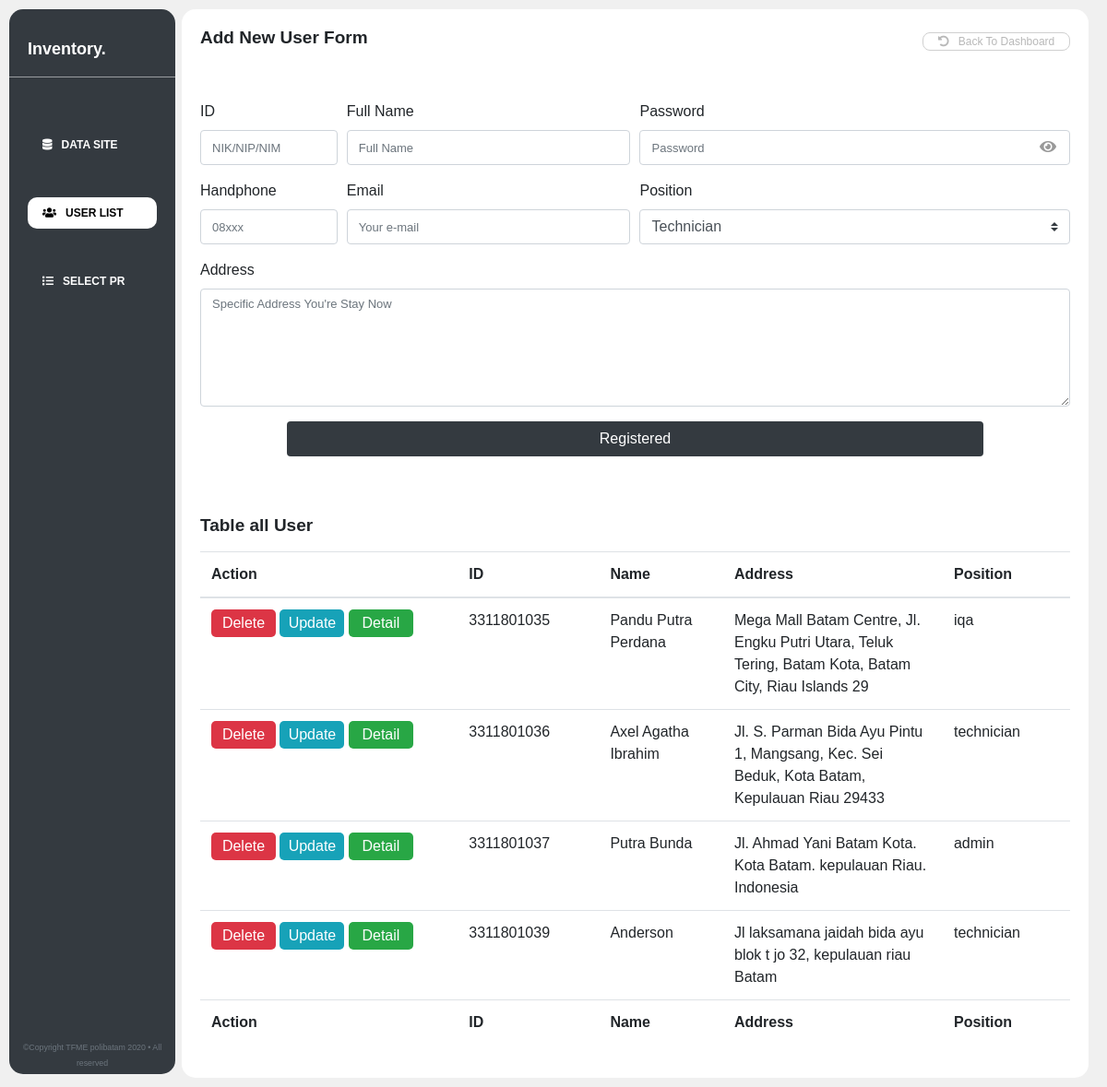
Page /admin/add-user.php on the earlier database version.
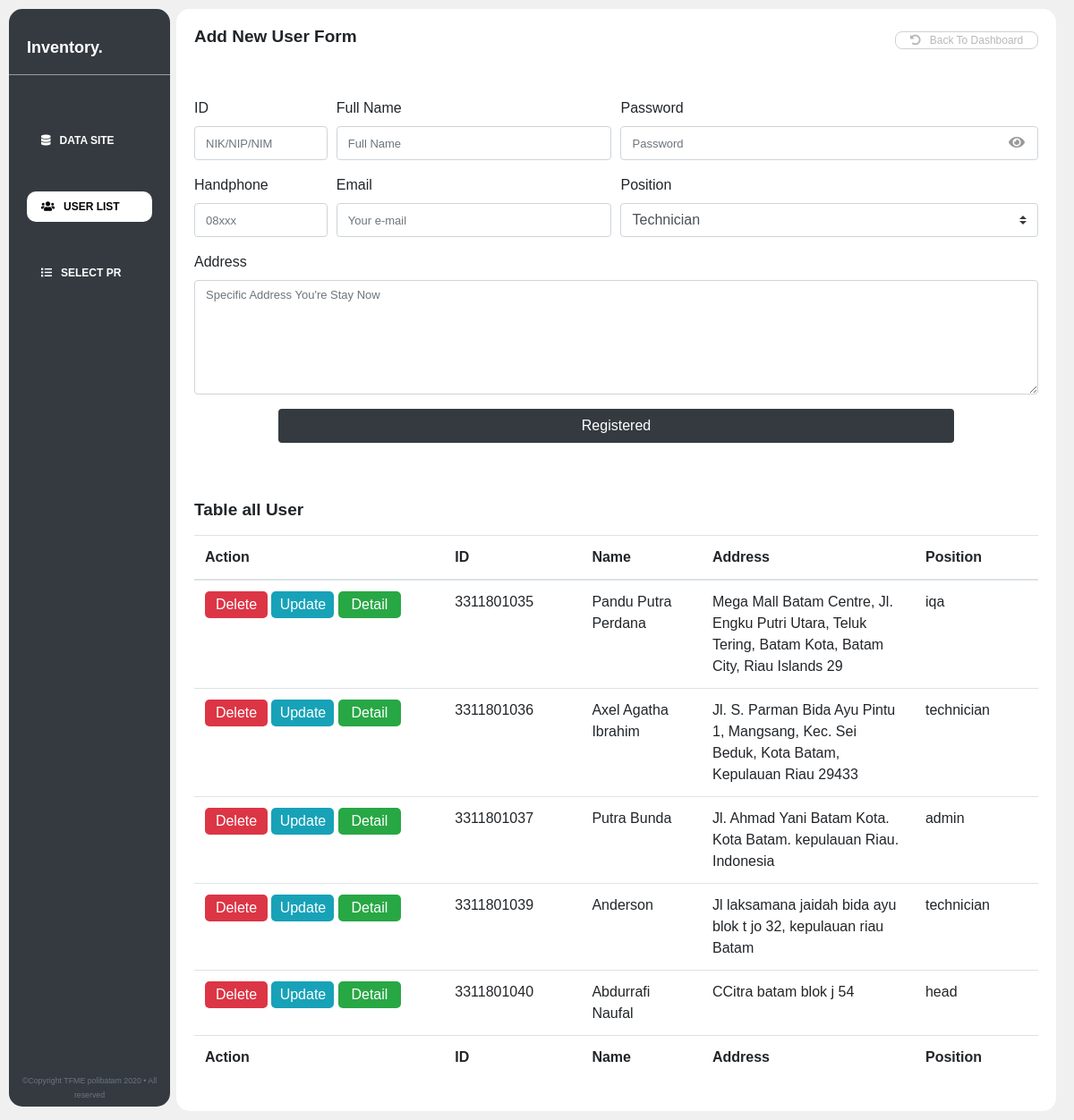
Same page on the later database version.
### tables this page shows
CREATE TABLE `user` (
  `id_user` varchar(15) NOT NULL,
  `name` varchar(50) NOT NULL,
  `password` varchar(100) NOT NULL,
  `handphone` varchar(30) NOT NULL,
  `email` varchar(50) NOT NULL,
  `position` enum('technician','admin','head','iqa') NOT NULL,
  `address` varchar(100) NOT NULL
);

### admin/add-user.php (the view, shortened to what the changed rows need)
<?php
    require "../config/config.php";
    $query = mysqli_query($conn, "SELECT * FROM user");
?>
<!doctype html>
<html lang="en">
<head>
    <link rel="stylesheet" href="https://maxcdn.bootstrapcdn.com/bootstrap/4.0.0/css/bootstrap.min.css"
>
    <link rel="stylesheet" href="../css/add-user.css">
    <link rel="stylesheet" href="https://cdnjs.cloudflare.com/ajax/libs/font-awesome/5.14.0/css/all.min.css">
    <link rel="stylesheet" href="../swal2/dist/sweetalert2.min.css">
    <link rel="stylesheet" href="https://cdn.datatables.net/1.10.22/css/dataTables.bootstrap4.min.css">
</head>
<body>
    <div class="grid">
        <div class="konten">
            <div class="box">
                <div class="content">
                    <div class="kepala">
                        <h1>Add New User Form</h1>
                    </div>
                </div>
                <div class="content content-bottom">
                    <div class="kepala">
                        <h1>Table all User</h1>
                    </div>
                    <div class="table-responsive-sm mt-2">
                        <table class="table" id="data">
                            <thead>
                                <tr>
                                    <th>Action</th>
                                    <th>ID</th>
                                    <th>Name</th>
                                    <th>Address</th>
                                    <th>Position</th>
                                </tr>
                            </thead>
                            <tbody>
                                <?php foreach ($query as $user ) : ?>
                                <tr>
                                    <td>
                                        <a class="bg-danger text-white" href="delete?id=<?= $user['id_user']?>" onclick="return confirm('Want to Delete <?= $user['name']?>');">Delete</a>
                                        <a class="bg-info text-white" id="updateData" data-toggle="modal"
                                            data-target="#update" data-id="<?= $user['id_user'];?>"
                                            data-name="<?= $user['name'];?>" data-handphone="<?= $user['handphone'];?>"
                                            data-email="<?= $user['email'];?>" data-position="<?= $user['position'];?>"
                                            data-password="<?= $user['password'];?>"
                                            data-address="<?= $user['address'];?>">Update</a>
                                        <a class="bg-success text-white" id="view" data-toggle="modal"
                                            data-target="#detail" data-id="<?= $user['id_user'];?>"
                                            data-name="<?= $user['name'];?>" data-handphone="<?= $user['handphone'];?>"
                                            data-email="<?= $user['email'];?>" data-position="<?= $user['position'];?>"
                                            data-password="<?= $user['password'];?>"
                                            data-address="<?= $user['address'];?>">Detail</a>
                                    </td>
                                    <td><?= $user['id_user']; ?></td>
                                    <td style="text-transform: capitalize;"><?= $user['name']; ?></td>
                                    <td><?= $user['address']; ?></td>
                                    <td><?= $user['position']; ?></td>
                                </tr>
                                <?php endforeach; ?>
                            </tbody>
                            <tfoot>
                                <th>Action</th>
                                <th>ID</th>
                                <th>Name</th>
                                <th>Address</th>
                                <th>Position</th>
                            </tfoot>
                        </table>
                    </div>
                </div>
            </div>
        </div>
    </div>
</body>
</html>

Differences in the rows shown:
added user: id_user "3311801040", name "Abdurrafi Naufal", address "CCitra batam blok j 54", position "head"
